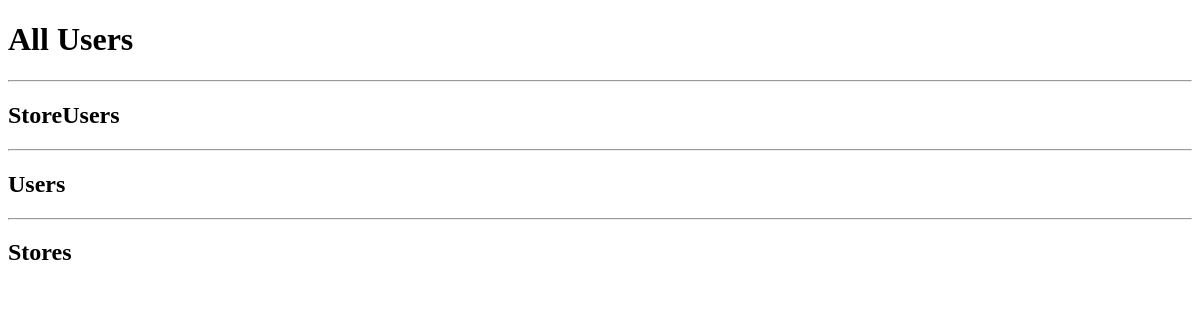
The page /allusersdata on the database as committed earlier.
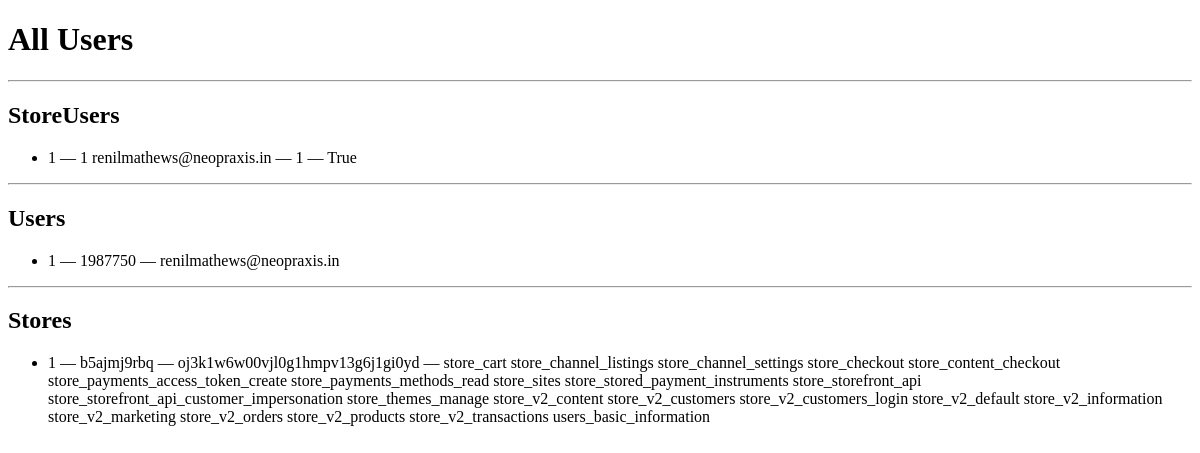
The same page on the database as committed later.
### app.py (models this page shows, shortened)
class StoreUser(db.Model):
    id = db.Column(db.Integer, primary_key=True)
    store_id = db.Column(db.Integer, db.ForeignKey('store.id'), nullable=False)
    user_id = db.Column(db.Integer, db.ForeignKey('user.id'), nullable=False)
    admin = db.Column(db.Boolean, nullable=False, default=False)

class User(db.Model):
    id = db.Column(db.Integer, primary_key=True)
    bc_id = db.Column(db.Integer, nullable=False)
    email = db.Column(db.String(120), nullable=False)
    storeusers = relationship("StoreUser", backref="user")

class Store(db.Model):
    id = db.Column(db.Integer, primary_key=True)
    store_hash = db.Column(db.String(16), nullable=False, unique=True)
    access_token = db.Column(db.String(128), nullable=False)
    scope = db.Column(db.Text(), nullable=False)
    admin_storeuser_id = relationship("StoreUser",
                                      primaryjoin="and_(StoreUser.store_id==Store.id, StoreUser.admin==True)")
    storeusers = relationship("StoreUser", backref="store")

### app.py (the view)
@app.route('/allusersdata')
def allUsers():
    storeuser = StoreUser.query.all()
    user = User.query.all()
    store = Store.query.all()
    context = dict()
    context['storeuser'] = storeuser
    context['store'] = store
    context['user'] = user
    return render('allusers.html', context)

### app.py (called while the page is built)
def render(template, context):
    return flask.render_template(template, **context)

### templates/allusers.html
<!DOCTYPE html>
<html>
<body>
  <h1>All Users</h1>
  <hr />
  <h2>StoreUsers</h2>
  <ul>
    {% for s in storeuser %}
    <li>
      {{s.id}} &mdash; {{s.user_id}} {{s.user.email}} &mdash;
      {{s.store.id}} &mdash; {{s.admin}}
    </li>
    {% endfor %}
  </ul>
  <hr />
  <h2>Users</h2>
  <ul>
    {% for u in user %}
    <li>{{u.id}} &mdash; {{u.bc_id}} &mdash; {{u.email}}</li>
    {% endfor %}
  </ul>
  <hr />
  <h2>Stores</h2>
  <ul>
    {% for s in store %}
    <li>
      {{s.id}} &mdash; {{s.store_hash}} &mdash; {{s.access_token}} &mdash;
      {{s.scope}}
    </li>
    {% endfor %}
  </ul>
</body>
</html>

Rows that differ between the two databases and show on the page:
added StoreUser: id "1", user_id "1", user.email "renilmathews@neopraxis.in", store.id "1", admin "True"
added User: id "1", bc_id "1987750", email "renilmathews@neopraxis.in"
added Store: id "1", store_hash "b5ajmj9rbq", access_token "oj3k1w6w00vjl0g1hmpv13g6j1gi0yd", scope "store_cart store_channel_listings store_channel_settings store_checkout store_content_checkout store_payments_access_token_create store_payments_methods_read store_sites store_stored_payment_instruments store_storefront_api store_storefront_api_customer_impersonation store_themes_manage store_v2_content store_v2_customers store_v2_customers_login store_v2_default store_v2_information store_v2_marketing store_v2_orders store_v2_products store_v2_transactions users_basic_information"
